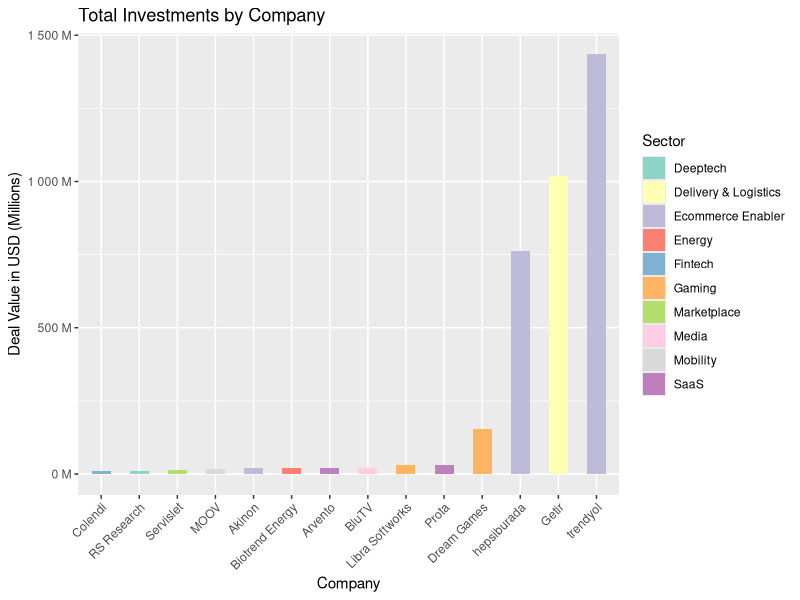
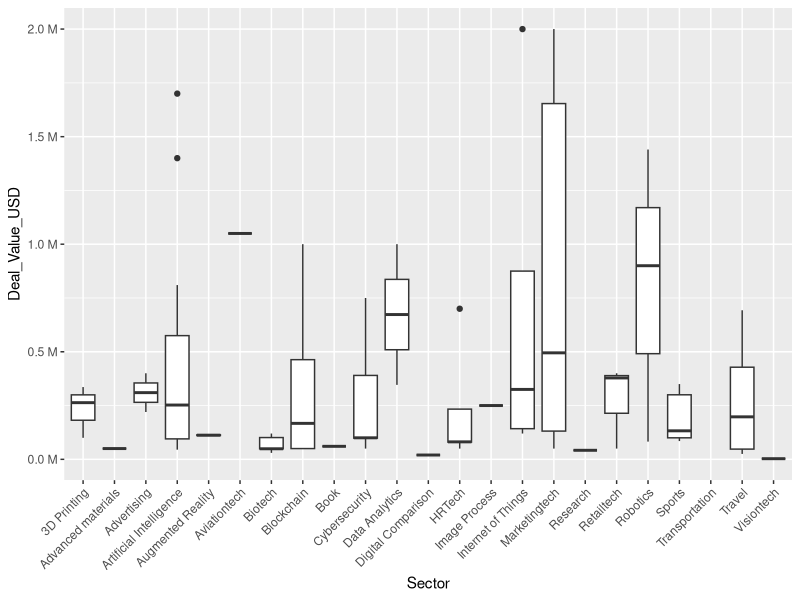

Here is the R script that generated these plots, in order:
## ---- chunk 1
# install.packages("readxl")
# install.package(kni)
library(readxl)
library(knitr)
library(ggplot2)
library(dplyr)
library(scales)
df <- readxl::read_excel("assignment1/startup_deals_2021.xlsx")
## ---- chunk 2
names(df) <- gsub("%", "", names(df))
names(df) <- gsub(" ", "_", names(df))
names(df) <- gsub("[()]", "", names(df))
glimpse(df)
## ---- chunk 3
df$"Deal_Value_USD"<- suppressWarnings(as.integer(df$"Deal_Value_USD"))
## ---- chunk 4
table(df["Stake_"])
## ---- chunk 5
df$"Stake_"<- gsub("%","", df$"Stake_") %>% trimws(df$"Stake_", which = c("both")) %>% as.numeric(df$"Stake_")
glimpse(df)
## ---- chunk 6
table(df["Sector"])

## ---- chunk 7
df$Sector[df$Sector == "Artificial intelligence"] <- "Artificial Intelligence"
df$Sector[df$Sector == "B lockchain"] <- "Blockchain"
df$Sector[df$Sector == "Cybersec urity"] <- "Cybersecurity"
df$Sector[df$Sector == "Data analytics"] <- "Data Analytics"
df$Sector[df$Sector == "Diğital Comparison"] <- "Digital Comparison"
df$Sector[df$Sector == "Ecommerce enabler"] <- "Ecommerce Enabler"
df$Sector[df$Sector == "I mage process"] <- "Image Process"
df$Sector[df$Sector == "Internet of things"] <- "Internet of Things"
df$Sector[df$Sector == "Telecpm"] <- "Telecom"

df$Sector[df$Target_Company == "ART Labs"] <- "Artificial Intelligence"
df$Sector[df$Target_Company == "Juphy"] <- "SaaS"

## ---- chunk 8

suppressMessages(comp_grouped <- df %>%
  group_by(Target_Company, Sector) %>%
  summarize(Deal_Value_USD = sum(Deal_Value_USD, na.rm=T))%>%
  arrange(desc(Deal_Value_USD)))

kable(head(comp_grouped, 10))

## ---- chunk 9

qu <- quantile(comp_grouped$Deal_Value_USD, probs = 0.95, na.rm = TRUE)

comp_grouped %>% filter(Deal_Value_USD >= qu) %>%
  ggplot(aes(x = reorder(Target_Company, +Deal_Value_USD),y = Deal_Value_USD, 
             fill = Sector))+ scale_fill_brewer(palette="Set3") +
  geom_col(width = 0.5) + theme(axis.text.x = element_text(angle = 45, hjust=1)) + 
  ggtitle("Total Investments by Company") +
  xlab("Company") + ylab("Deal Value in USD (Millions)") + 
  scale_y_continuous(labels = label_number(suffix = " M", scale = 1e-6))

## ---- chunk 10
sum_deal = sum(df$Deal_Value_USD, na.rm = T)

sec_grouped <- df %>%
  group_by(Sector) %>%
  summarize(Deal_Value_USD = sum(Deal_Value_USD, na.rm=T), Amount_of_Company = n_distinct(Target_Company))%>%
  arrange(desc(Deal_Value_USD)) %>%
  mutate(Investment_Percentage = round(Deal_Value_USD*100 / sum_deal, 2))

kable(head(sec_grouped, 10))


## ---- chunk 11
filtered_df <- df %>% 
  filter(!Sector %in% c("Ecommerce Enabler", "Delivery & Logistics", "Gaming",
                        "SaaS", "Fintech", "Marketplace", "Mobility", "Media",
                        "Energy", "Telecom", "Deeptech", "Education",
                        "Agritech", "Proptech", "Vitamins & Supplements",
                        "Foodtech", "Healthtech"))
  
ggplot(filtered_df, aes(x=Sector, y=Deal_Value_USD)) + 
  geom_boxplot() +  scale_y_continuous(labels = label_number(suffix = " M", scale = 1e-6)) + theme(axis.text.x = element_text(angle = 45, hjust=1))

## ---- chunk 12
summed_df <- df %>%                    
  group_by(Sector) %>% 
  summarize(Mean = mean(Deal_Value_USD, na.rm =TRUE),
            Median = median(Deal_Value_USD, na.rm =TRUE),
            Standard_Dev = sd(Deal_Value_USD, na.rm =TRUE),
            Min = min(Deal_Value_USD, na.rm =TRUE),
            Quantile1 = quantile(Deal_Value_USD, 0.25, na.rm =TRUE),
            Quantile3 = quantile(Deal_Value_USD, 0.75, na.rm =TRUE),
            Max = max(Deal_Value_USD,na.rm =TRUE),
            Amount_of_Company = n_distinct(Target_Company)) %>%
  
  filter(,!is.na(Standard_Dev)) %>%
  mutate(Coefficient_of_Variation = Standard_Dev / Mean) %>%
  arrange(desc(Median))

kable(head(summed_df))

